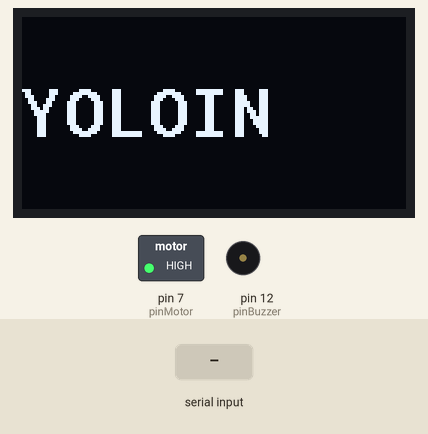
Recording of a sketch running on a simulated Arduino Uno, built with avr-gcc and run on an emulated ATmega328P. Shown: 128×64 one-colour display, switched loads named in the sketch (green lamp = pin HIGH), buzzer (waves = sounding, pin HIGH). The inputs (shaded band) are chosen by the test bench.

Above: at 1.2 s.
1.3 s: "BIRD_DETECTED\n" received over Serial
At 4.7 s:
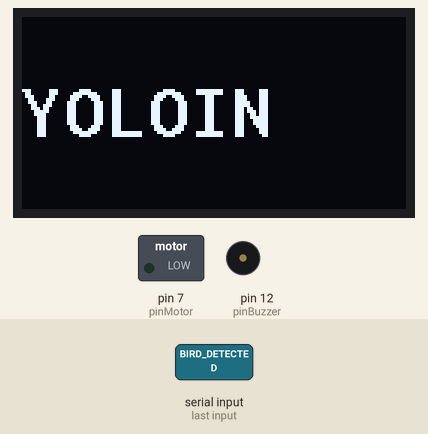
At 5.3 s:
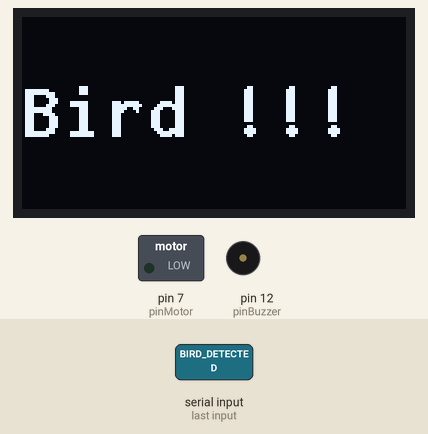
Timing chart, 0 to 7.6 s (numbered marks = the images above; inputs shaded):
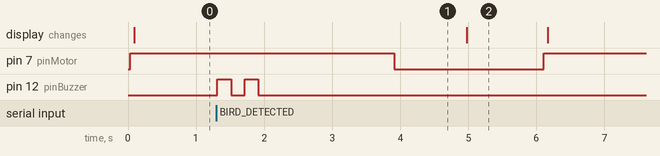

The sketch:

bird-detected.ino
```cpp
#include <Arduino.h>
#include <U8g2lib.h>
#include <Wire.h>

U8G2_SSD1306_128X64_NONAME_F_HW_I2C u8g2(U8G2_R0, U8X8_PIN_NONE);

const int pinBuzzer = 12;       // Pin buzzer dihubungkan ke pin 12 pada Arduino
const int pinMotor = 7;         // Pin motor DC dihubungkan ke pin 7 pada Arduino

bool birdDetected = false;

void setup() {
  Serial.begin(9600);           // Buka komunikasi serial dengan baud rate 9600
  pinMode(pinMotor, OUTPUT);
  pinMode(pinBuzzer, OUTPUT);
  u8g2.begin();  // Initialize the OLED display
}

void loop() {
  digitalWrite(pinMotor, HIGH);
  OLED();
  if (Serial.available() > 0) {
    String received = Serial.readStringUntil('\n');
    if (received.equals("BIRD_DETECTED")) {
      birdDetected = true;
      secondloop();
      thirdloop();
      alarmOLED();
    } else {
      birdDetected = false;
      stopActions();
    }
  }
}

void secondloop() {
  digitalWrite(pinBuzzer, HIGH);
  delay(200);
  digitalWrite(pinBuzzer, LOW);
  delay(200);
  digitalWrite(pinBuzzer, HIGH);
  delay(200);
  digitalWrite(pinBuzzer, LOW);
  delay(1000);
}

void thirdloop() {
  digitalWrite(pinMotor, HIGH);
  delay(1000);
  digitalWrite(pinMotor, LOW);
  delay(1000);
}

void stopActions() {
  digitalWrite(pinMotor, LOW);
}

void OLED() {
  u8g2.clearBuffer();
  u8g2.setBitmapMode(0);
  u8g2.setFont(u8g2_font_inb16_mf);
  u8g2.drawStr(0, 40, "YOLOIN");
  u8g2.sendBuffer();
}

void alarmOLED() {
  u8g2.clearBuffer();
  u8g2.setBitmapMode(0);
  u8g2.setFont(u8g2_font_inb16_mf);
  u8g2.drawStr(0, 40, "Bird !!!");
  u8g2.sendBuffer();
  delay(1000);
  u8g2.clearBuffer();
  u8g2.setBitmapMode(0);
  u8g2.setFont(u8g2_font_inb16_mf);
  u8g2.drawStr(0, 40, "Bird !!!");
  delay(100);
}
```

Measured:
- after the input at 1.3 s, pin 7 (pinMotor): HIGH → LOW after 2.6 s, → HIGH 2.2 s later; pin 12 (pinBuzzer): alternates HIGH for 0.20 s and LOW for 0.20 s, 4 changes in all, then stays LOW, starting at once
